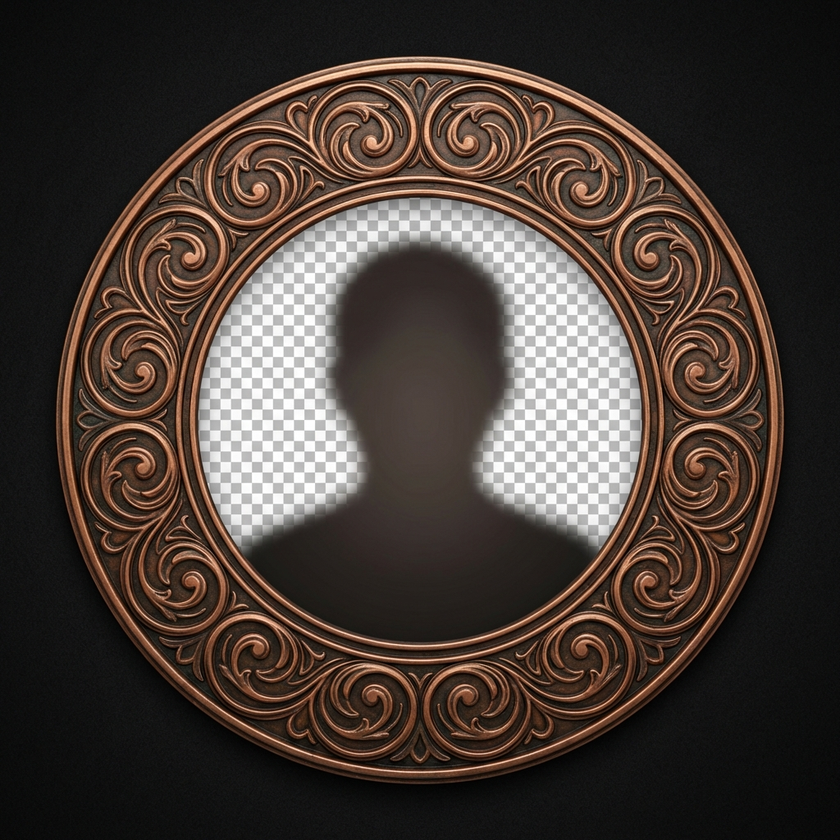
#> input picture frontend/src/assets/frames/bronze.png, 840 x 840 px, shrunk from 1024 x 1024 before the run
$ python remove_bg.py ../frontend/src/assets/frames/bronze.png out.png
#> lines starting #> are read from the running program, lines starting #| are printed output that depends on the picture
"""
Remove the dark background from logo.png in-place, producing a transparent PNG.

Strategy: each pixel's "darkness" is computed as 255 - max(r,g,b). Pixels that
are nearly black become fully transparent; pixels that are mid-dark get
proportionally faded; bright logo pixels stay opaque. This is a simple
threshold-with-feather approach — good enough for a logo on a near-black
gradient background, no AI model needed.

Also crops away the bottom portion of the source image (the photographic
reflection baked into the original render) before processing — that reflection
shares brightness with the real logo so threshold alone can't strip it.
"""
from PIL import Image
import sys

src = sys.argv[1] if len(sys.argv) > 1 else "frontend/public/logo.png"
dst = sys.argv[2] if len(sys.argv) > 2 else src

img = Image.open(src).convert("RGBA")
w, h = img.size
#> w = 840; h = 840

# Crop the lower CROP_BOTTOM fraction — that's where the reflection lives in
# the original studio render. Tuned by eye on this specific logo. 30% was
# too aggressive (chopped the wordmark descenders); 20% removes only the
# reflection band below the wordmark baseline.
CROP_BOTTOM = 0.20
img = img.crop((0, 0, w, int(h * (1 - CROP_BOTTOM))))
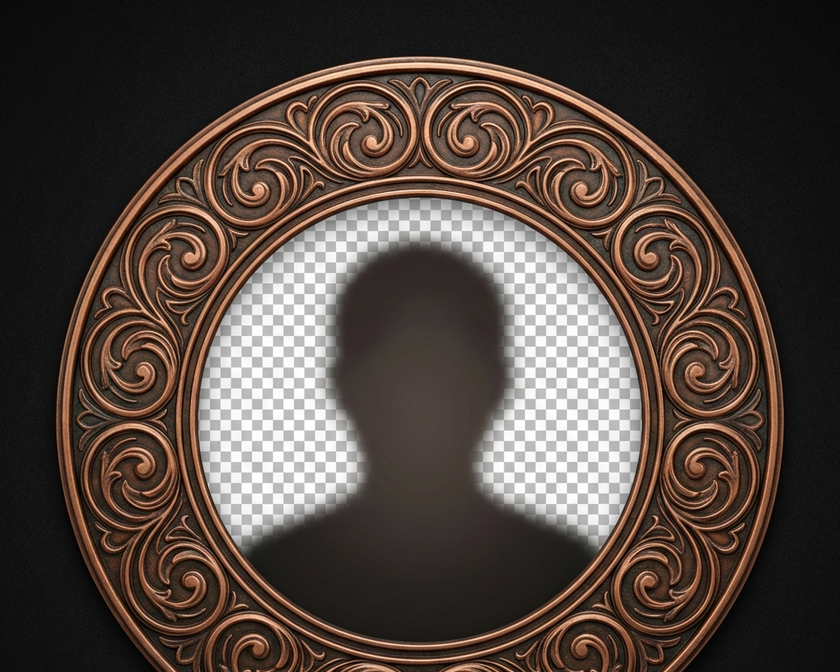
#> img: PIL image 840x672 RGBA; mean R, G, B, A 80, 67.9, 61, 255
w, h = img.size
#> h = 672
pixels = img.load()

# Tuneable thresholds (0..255). Pixels with brightness <= LOW are fully
# transparent; >= HIGH are fully opaque; in between linearly faded.
# Tuned to a HARD cut (95/130) — leaves zero residual background. The
# narrow 35-step feather window keeps edge anti-aliasing clean without
# letting the dark gradient bleed through.
LOW = 95
HIGH = 130

for y in range(h):
    for x in range(w):
        r, g, b, a = pixels[x, y]
        brightness = max(r, g, b)
        if brightness <= LOW:
            new_a = 0
        elif brightness >= HIGH:
            new_a = a
        else:
            # Linear feather between LOW and HIGH.
            new_a = int(((brightness - LOW) / (HIGH - LOW)) * a)
        pixels[x, y] = (r, g, b, new_a)

img.save(dst, "PNG")
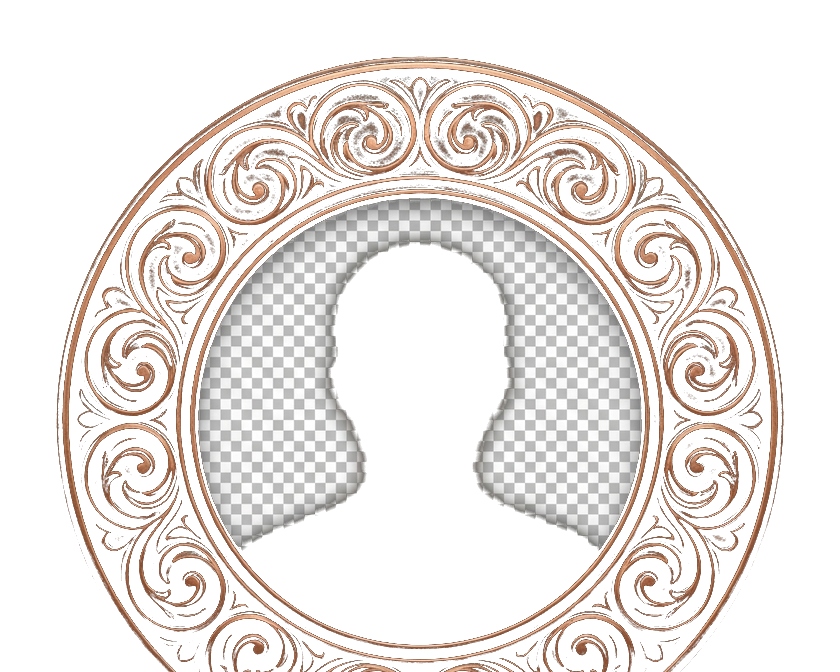
#> saved as out.png: PIL image 840x672 RGBA; mean R, G, B, A 80, 67.9, 61, 68.4; transparent parts drawn white
print(f"Wrote transparent PNG to {dst} ({w}x{h})")
#| Wrote transparent PNG to out.png (840x672)

$ run again, on frontend/src/assets/frames/platinum.png
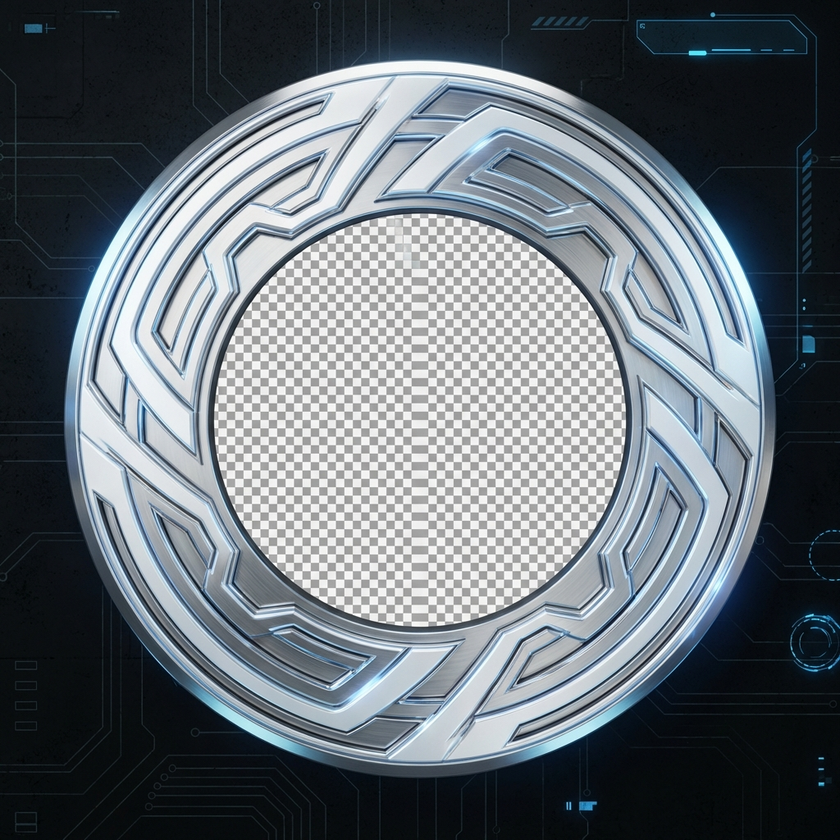
#> input picture frontend/src/assets/frames/platinum.png, 840 x 840 px, shrunk from 1024 x 1024 before the run
#> `img = img.crop((0, 0, w, int(h * (1 - CROP_BOTTOM))))`:
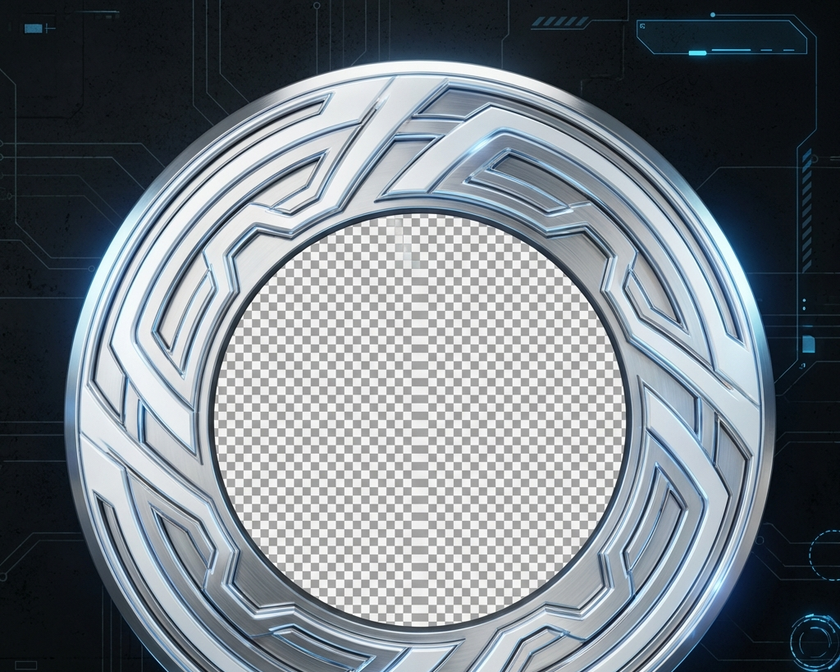
#> img: PIL image 840x672 RGBA; mean R, G, B, A 116.3, 124.4, 131.3, 255
#> `img.save(dst, "PNG")`:
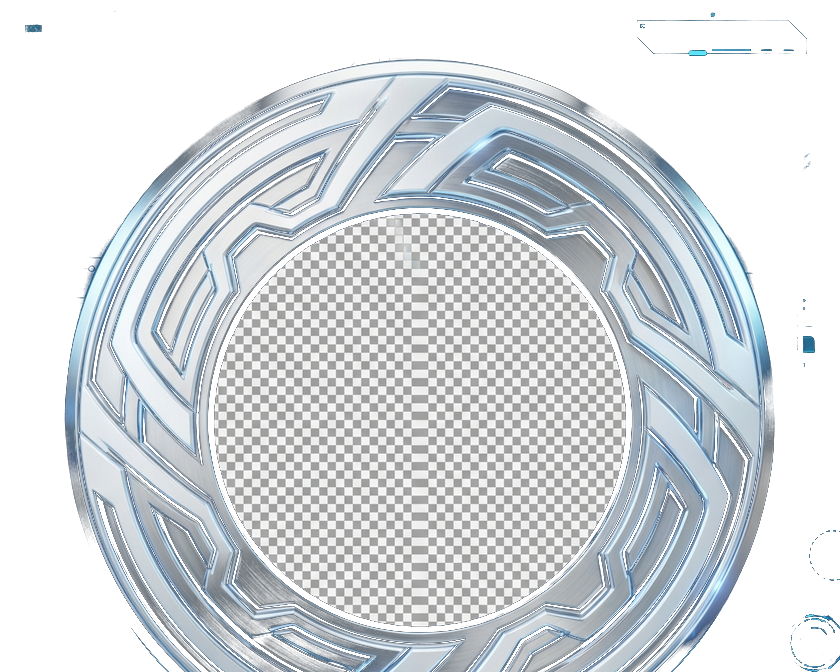
#> saved as out.png: PIL image 840x672 RGBA; mean R, G, B, A 116.3, 124.4, 131.3, 150.3; transparent parts drawn white
#| Wrote transparent PNG to out.png (840x672)

$ run again, on frontend/src/assets/frames/silver.png
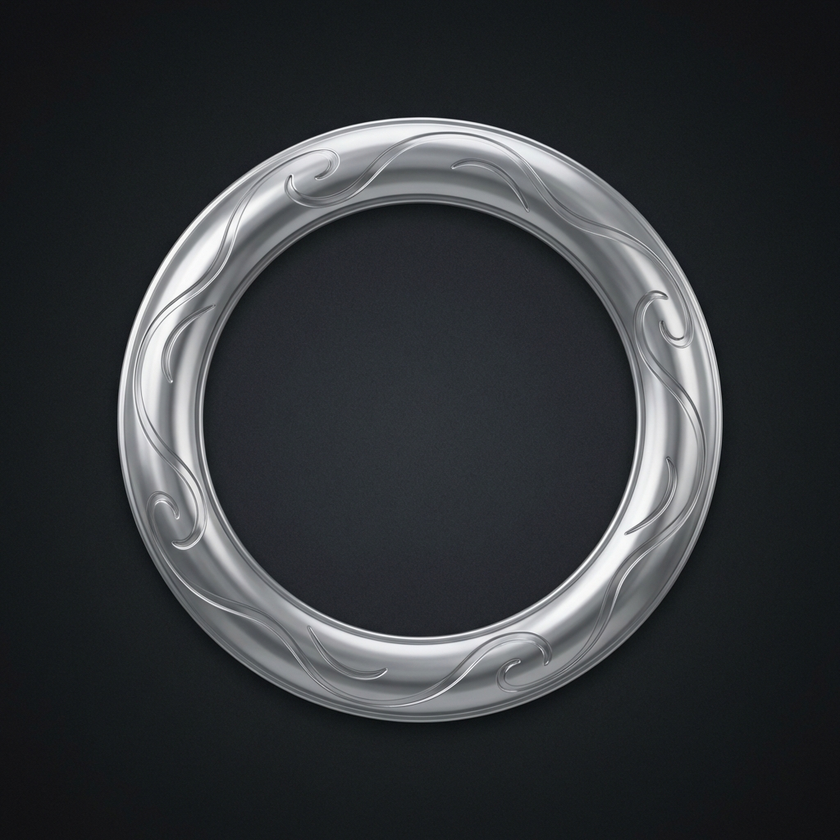
#> input picture frontend/src/assets/frames/silver.png, 840 x 840 px, shrunk from 1024 x 1024 before the run
#> `img = img.crop((0, 0, w, int(h * (1 - CROP_BOTTOM))))`:
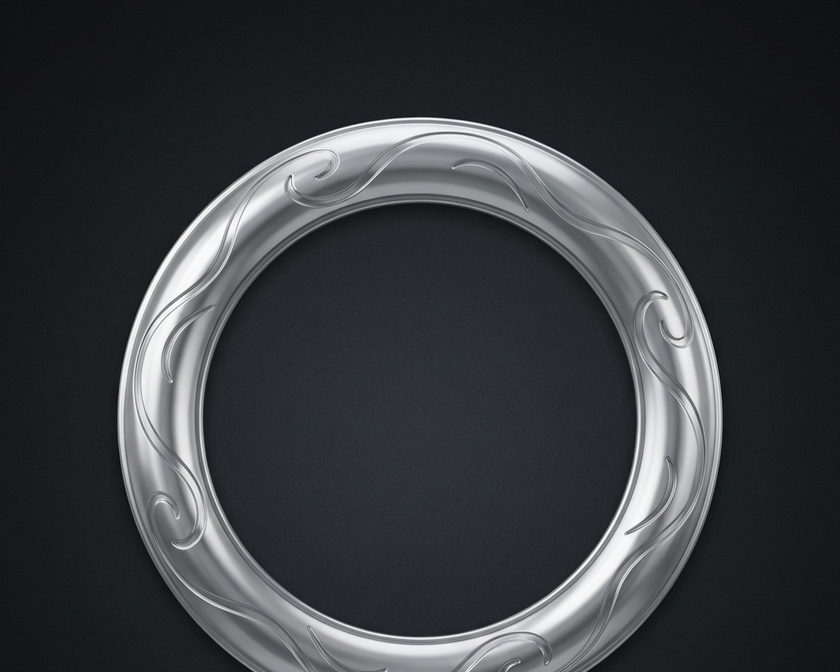
#> img: PIL image 840x672 RGBA; mean R, G, B, A 56.2, 59.3, 62.6, 255
#> `img.save(dst, "PNG")`:
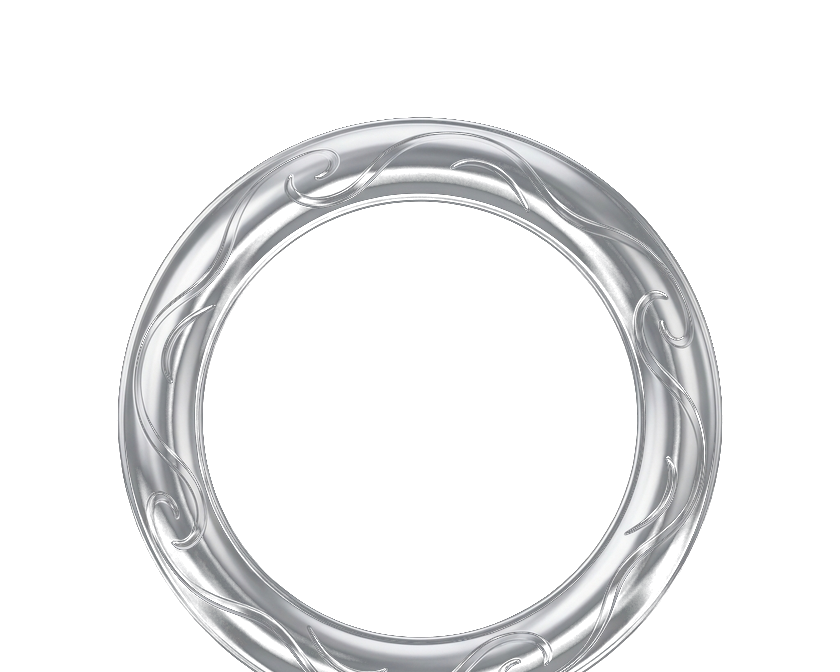
#> saved as out.png: PIL image 840x672 RGBA; mean R, G, B, A 56.2, 59.3, 62.6, 45.3; transparent parts drawn white
#| Wrote transparent PNG to out.png (840x672)
